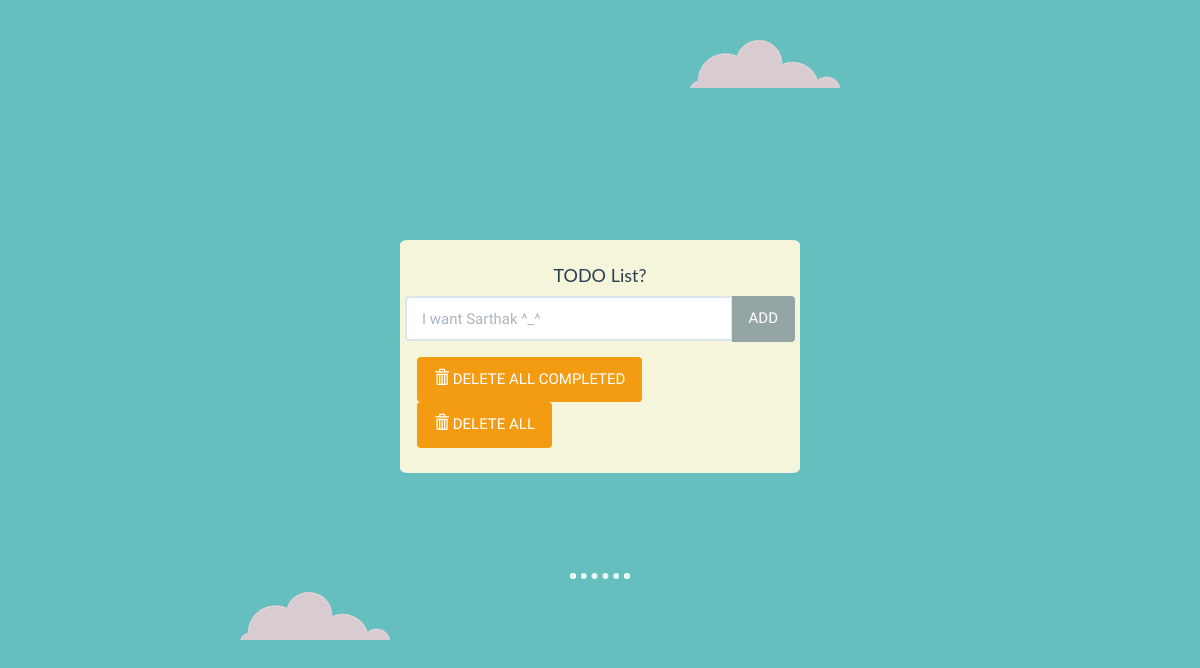
Before: / with the older database file.
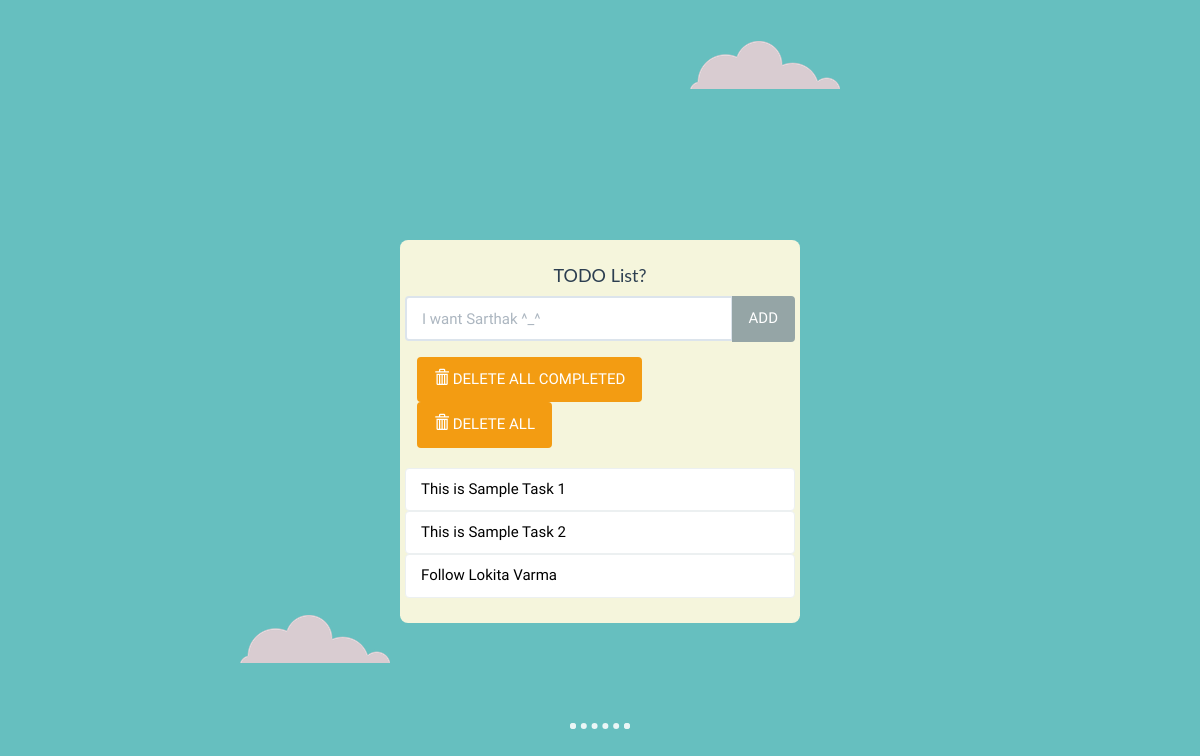
After: the same page with the newer database file.
### todo/models.py (models this page shows, shortened)
class Todo(models.Model):
    text = models.CharField(max_length=40)
    complete = models.BooleanField(default=False)

### todo/views.py (the view)
# urls.py: path('', views.index, name='index'),
def index(request):
    todo_list = Todo.objects.order_by('id')                     #creates ordered list
    form = TodoForm()
    context = {'todo_list' : todo_list, 'form' : form}          #passes context to index.html
    return render(request, 'todo/index.html', context)

### todo/forms.py
class TodoForm(forms.Form):
    text = forms.CharField(max_length=40,
        widget=forms.TextInput(
            attrs={'class' : 'form-control', 'placeholder' : 'I want Sarthak ^_^', 'aria-label' : 'Todo', 'aria-describedby' : 'add-btn'}))

### todo/templates/todo/index.html (shortened to what this page needs)
{% load static %}
<!DOCTYPE html>
<html lang="en">
	<head>
		<link rel="stylesheet" href="{% static 'todo/bs/css/flatly.min.css' %}" />
		<link rel="stylesheet" href="{% static 'todo/styles.css' %}" />
	</head>
	<body>
		<img class="top-cloud" src="{% static 'todo/images/cloud.png' %}" alt="cloud image">
		<img class="bottom-cloud" src="{% static 'todo/images/cloud.png' %}" alt="cloud image">
		<div class="container-fluid" id="wrapper">
			<div class="row">
				<div class="col-lg-4 col-lg-offset-4" id="content">
					<h2>TODO List?</h2>
					<form action="{% url 'add' %}" method="POST" role="form">
						<div class="form-group">
							<div class="input-group">
							  {{ form.text }}
							  <span class="input-group-btn">
								  <button type="submit" class="btn btn-default" id="add-btn">ADD</button>
							  </span>
							</div>
						</div>
					</form>
					<div class="row t10">
						<div class="col-lg-12">
							<div class="btn-toolbar">
								<div class="btn-group">
									<a href="{% url 'deletecomplete' %}"><button type="button" class="btn btn-warning">
										<i class="glyphicon glyphicon-trash"></i> DELETE ALL COMPLETED
									</button></a>
								</div>
								<div class="btn-group">
									<a href="{% url 'deleteall' %}"><button type="button" class="btn btn-warning">
										<i class="glyphicon glyphicon-trash"></i> DELETE ALL
									</button></a>
								</div>
							</div>
						</div>
					</div>
					<ul class="list-group t20">
						{% for todo in todo_list %}
							{% if todo.complete %}
							<li class="list-group-item todo-completed">{{ todo.text }}</li>
							{% else %}
							<a href="{% url 'complete' todo.id %}"><li class="list-group-item">{{ todo.text }}</li></a>
							{% endif %}
						{% endfor %}
					</ul>
				</div>
			</div>
		</div>
		<hr>
	</body>
</html>

### todo/static/todo/styles.css (style rules this page uses)
body { background: #66BFBF; font-family: 'Oswald', 'Futura', sans-serif; }
#wrapper { margin-top: 15% !important; }
#content { margin-top: 5% !important; border-radius: 2%; background: beige; padding: 5px; }
#content > h2 { font-size: 18px; text-align: center; padding-top: 0; }
.t10 { margin-top: 10px; }
.t20 { margin-top: 20px; }
.list-group-item { color: black; }
.top-cloud { position: absolute; right: 30%; top: 5%; }
.bottom-cloud { position: absolute; left: 20%; bottom: 20%; }
hr { border: dotted #EAF6F6 6px; border-bottom: none; width: 4%; margin: 100px auto; }
.btn-toolbar { margin-left: 2px !important; }
.btn-group { margin-left: 1rem !important; margin-right: 2rem !important; }

Changed rows visible on the page:
added Todo: text "This is Sample Task 1"
added Todo: text "This is Sample Task 2"
added Todo: text "Follow Lokita Varma"
